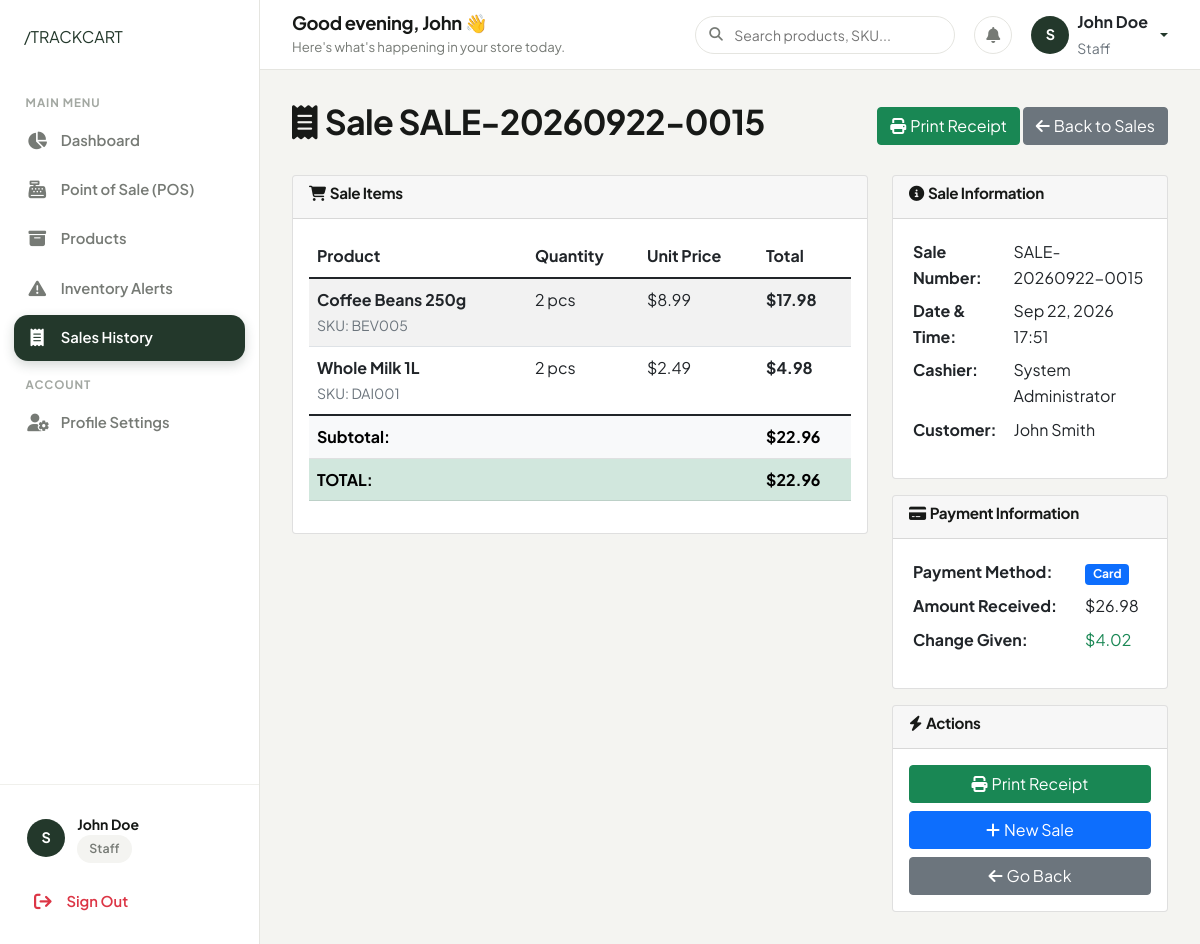
The app's page /sales/31/detail/ (signed in) with its own data.
### authentication/models.py (models this page shows, shortened)
class UserProfile(models.Model):
    ROLE_CHOICES = [
        ('admin', 'Admin'),
        ('staff', 'Staff'),
    ]
    user = models.OneToOneField(User, on_delete=models.CASCADE)
    role = models.CharField(max_length=10, choices=ROLE_CHOICES, default='staff')
    phone = models.CharField(max_length=15, blank=True, null=True)
    address = models.TextField(blank=True, null=True)
    created_at = models.DateTimeField(auto_now_add=True)
    updated_at = models.DateTimeField(auto_now=True)
    @property
    def is_admin(self):
        return self.role == 'admin'

### sales/models.py (models this page shows, shortened)
class Sale(models.Model):
    PAYMENT_METHODS = [
        ('cash', 'Cash'),
        ('card', 'Card'),
        ('upi', 'UPI'),
        ('credit', 'Credit'),
    ]
    sale_number = models.CharField(max_length=50, unique=True, editable=False)
    customer_name = models.CharField(max_length=200, blank=True, null=True)
    customer_phone = models.CharField(max_length=15, blank=True, null=True)
    customer_email = models.EmailField(blank=True, null=True)
    total_amount = models.DecimalField(max_digits=10, decimal_places=2, default=0)
    discount_amount = models.DecimalField(max_digits=10, decimal_places=2, default=0, validators=[MinValueValidator(Decimal('0'))])
    tax_amount = models.DecimalField(max_digits=10, decimal_places=2, default=0, validators=[MinValueValidator(Decimal('0'))])
    payment_method = models.CharField(max_length=20, choices=PAYMENT_METHODS, default='cash')
    payment_received = models.DecimalField(max_digits=10, decimal_places=2, default=0)
    change_amount = models.DecimalField(max_digits=10, decimal_places=2, default=0)
    notes = models.TextField(blank=True, null=True)
    created_by = models.ForeignKey(User, on_delete=models.PROTECT)
    created_at = models.DateTimeField(auto_now_add=True)
    updated_at = models.DateTimeField(auto_now=True)
    class Meta:
        ordering = ['-created_at']
    @property
    def subtotal(self):
        return sum(item.total_price for item in self.items.all())

class SaleItem(models.Model):
    sale = models.ForeignKey(Sale, on_delete=models.CASCADE, related_name='items')
    product = models.ForeignKey(Product, on_delete=models.PROTECT)
    quantity = models.IntegerField(validators=[MinValueValidator(1)])
    unit_price = models.DecimalField(max_digits=10, decimal_places=2)
    total_price = models.DecimalField(max_digits=10, decimal_places=2, editable=False)

### products/models.py (models this page shows, shortened)
class Product(models.Model):
    name = models.CharField(max_length=200)
    sku = models.CharField(max_length=50, unique=True, help_text="Stock Keeping Unit")
    barcode = models.CharField(max_length=100, blank=True, null=True, unique=True)
    category = models.ForeignKey(Category, on_delete=models.PROTECT, related_name='products')
    description = models.TextField(blank=True, null=True)
    price = models.DecimalField(max_digits=10, decimal_places=2, validators=[MinValueValidator(Decimal('0.01'))])
    cost_price = models.DecimalField(max_digits=10, decimal_places=2, validators=[MinValueValidator(Decimal('0.00'))], help_text="Cost price for profit calculation")
    stock_quantity = models.IntegerField(default=0, validators=[MinValueValidator(0)])
    low_stock_threshold = models.IntegerField(default=10, validators=[MinValueValidator(0)], help_text="Alert when stock goes below this number")
    unit = models.CharField(max_length=20, default='pcs', help_text="Unit of measurement (e.g., pcs, kg, ltr)")
    expiry_date = models.DateField(blank=True, null=True)
    is_active = models.BooleanField(default=True)
    created_at = models.DateTimeField(auto_now_add=True)
    updated_at = models.DateTimeField(auto_now=True)
    class Meta:
        ordering = ['name']

### sales/views.py (the view)
# urls.py: path('<int:sale_id>/detail/', views.sale_detail, name='sale_detail'),
@login_required
def sale_detail(request, sale_id):
    sale = get_object_or_404(Sale, id=sale_id)
    return render(request, 'sales/sale_detail.html', {'sale': sale})

### templates/sales/sale_detail.html (shortened to what this page needs)
{% extends 'base.html' %}
{% block content %}
<div class="d-flex justify-content-between align-items-center mb-4">
    <h2><i class="fas fa-receipt me-2"></i>Sale {{ sale.sale_number }}</h2>
    <div>
        <a href="{% url 'sales:sale_receipt' sale.id %}" class="btn btn-success" target="_blank">
            <i class="fas fa-print me-1"></i>Print Receipt
        </a>
        <a href="{% url 'sales:sale_list' %}" class="btn btn-secondary">
            <i class="fas fa-arrow-left me-1"></i>Back to Sales
        </a>
    </div>
</div>
<div class="row">
    <div class="col-md-8">
        <div class="card">
            <div class="card-header">
                <h6><i class="fas fa-shopping-cart me-1"></i>Sale Items</h6>
            </div>
            <div class="card-body">
                <div class="table-responsive">
                    <table class="table table-striped">
                        <thead>
                            <tr>
                                <th>Product</th>
                                <th>Quantity</th>
                                <th>Unit Price</th>
                                <th>Total</th>
                            </tr>
                        </thead>
                        <tbody>
                            {% for item in sale.items.all %}
                            <tr>
                                <td>
                                    <strong>{{ item.product.name }}</strong><br>
                                    <small class="text-muted">SKU: {{ item.product.sku }}</small>
                                </td>
                                <td>{{ item.quantity }} {{ item.product.unit }}</td>
                                <td>${{ item.unit_price }}</td>
                                <td><strong>${{ item.total_price }}</strong></td>
                            </tr>
                            {% endfor %}
                        </tbody>
                        <tfoot>
                            <tr class="table-light">
                                <td colspan="3"><strong>Subtotal:</strong></td>
                                <td><strong>${{ sale.subtotal }}</strong></td>
                            </tr>
                            <tr class="table-success">
                                <td colspan="3"><strong>TOTAL:</strong></td>
                                <td><strong>${{ sale.total_amount }}</strong></td>
                            </tr>
                        </tfoot>
                    </table>
                </div>
            </div>
        </div>
    </div>
    <div class="col-md-4">
        <div class="card">
            <div class="card-header">
                <h6><i class="fas fa-info-circle me-1"></i>Sale Information</h6>
            </div>
            <div class="card-body">
                <table class="table table-borderless table-sm">
                    <tr>
                        <td><strong>Sale Number:</strong></td>
                        <td>{{ sale.sale_number }}</td>
                    </tr>
                    <tr>
                        <td><strong>Date & Time:</strong></td>
                        <td>{{ sale.created_at|date:"M d, Y H:i" }}</td>
                    </tr>
                    <tr>
                        <td><strong>Cashier:</strong></td>
                        <td>{{ sale.created_by.get_full_name|default:sale.created_by.username }}</td>
                    </tr>
                    <tr>
                        <td><strong>Customer:</strong></td>
                        <td>{{ sale.customer_name|default:"Walk-in Customer" }}</td>
                    </tr>
                </table>
            </div>
        </div>
        <div class="card mt-3">
            <div class="card-header">
                <h6><i class="fas fa-credit-card me-1"></i>Payment Information</h6>
            </div>
            <div class="card-body">
                <table class="table table-borderless table-sm">
                    <tr>
                        <td><strong>Payment Method:</strong></td>
                        <td>
                            <span class="badge bg-{% if sale.payment_method == 'cash' %}success{% elif sale.payment_method == 'card' %}primary{% elif sale.payment_method == 'upi' %}info{% else %}warning{% endif %}">
                                {{ sale.get_payment_method_display }}
                            </span>
                        </td>
                    </tr>
                    <tr>
                        <td><strong>Amount Received:</strong></td>
                        <td>${{ sale.payment_received }}</td>
                    </tr>
                    {% if sale.change_amount > 0 %}
                    <tr>
                        <td><strong>Change Given:</strong></td>
                        <td><span class="text-success">${{ sale.change_amount }}</span></td>
                    </tr>
                    {% endif %}
                </table>
            </div>
        </div>
        <div class="card mt-3">
            <div class="card-header">
                <h6><i class="fas fa-bolt me-1"></i>Actions</h6>
            </div>
            <div class="card-body">
                <div class="d-grid gap-2">
                    <a href="{% url 'sales:sale_receipt' sale.id %}" class="btn btn-success" target="_blank">
                        <i class="fas fa-print me-1"></i>Print Receipt
                    </a>
                    <a href="{% url 'sales:sale_create' %}" class="btn btn-primary">
                        <i class="fas fa-plus me-1"></i>New Sale
                    </a>
                    <button type="button" class="btn btn-secondary" onclick="window.history.back()">
                        <i class="fas fa-arrow-left me-1"></i>Go Back
                    </button>
                </div>
            </div>
        </div>
    </div>
</div>
{% endblock %}

### templates/components/sidebar.html (shortened to what this page needs)
{% load static %}
<aside class="sidebar">
    <div>
        <div class="sidebar-header">
            <a href="{% url 'home' %}" class="brand-slash-logo">
                /TRACKCART
            </a>
        </div>
        <ul class="sidebar-nav">
            <li class="sidebar-label">Main Menu</li>
            <li class="sidebar-item">
                <a href="{% url 'dashboard:dashboard' %}" class="sidebar-link {% if request.resolver_match.url_name == 'dashboard' %}active{% endif %}">
                    <i class="fas fa-chart-pie"></i>
                    <span>Dashboard</span>
                </a>
            </li>
            {% if not user.userprofile.is_admin %}
            <li class="sidebar-item">
                <a href="{% url 'sales:sale_create' %}" class="sidebar-link {% if request.resolver_match.url_name == 'sale_create' %}active{% endif %}">
                    <i class="fas fa-cash-register"></i>
                    <span>Point of Sale (POS)</span>
                </a>
            </li>
            {% endif %}
            <li class="sidebar-item">
                <a href="{% url 'products:product_list' %}" class="sidebar-link ">
                    <i class="fas fa-box-archive"></i>
                    <span>Products</span>
                </a>
            </li>
            <li class="sidebar-item">
                <a href="{% url 'products:low_stock_alert' %}" class="sidebar-link {% if request.resolver_match.url_name == 'low_stock_alert' %}active{% endif %}">
                    <i class="fas fa-triangle-exclamation"></i>
                    <span>Inventory Alerts</span>
                </a>
            </li>
            <li class="sidebar-item">
                <a href="{% url 'sales:sale_list' %}" class="sidebar-link {% if 'sale' in request.resolver_match.url_name and request.resolver_match.url_name != 'sale_create' %}active{% endif %}">
                    <i class="fas fa-receipt"></i>
                    <span>Sales History</span>
                </a>
            </li>
            <li class="sidebar-label">Account</li>
            <li class="sidebar-item">
                <a href="{% url 'authentication:profile' %}" class="sidebar-link {% if request.resolver_match.url_name == 'profile' %}active{% endif %}">
                    <i class="fas fa-user-gear"></i>
                    <span>Profile Settings</span>
                </a>
            </li>
        </ul>
    </div>
    <div class="sidebar-footer">
        <div class="sidebar-user-card mb-2">
            <div class="user-avatar">
                {{ user.username|slice:":1"|upper }}
            </div>
            <div class="user-info">
                <div class="user-name">{{ user.get_full_name|default:user.username }}</div>
                <div class="user-role-badge">
                    <span class="tc-badge {% if user.userprofile.is_admin %}tc-badge-success{% else %}tc-badge-neutral{% endif %}">
                        {{ user.userprofile.get_role_display }}
                    </span>
                </div>
            </div>
        </div>
        <a href="{% url 'authentication:logout' %}" class="sidebar-link text-danger">
            <i class="fas fa-arrow-right-from-bracket"></i>
            <span>Sign Out</span>
        </a>
    </div>
</aside>

### templates/components/topbar.html (shortened to what this page needs)
{% load static %}
<header class="dashboard-topbar">
    <div class="d-flex align-items-center gap-3">
        <div class="topbar-welcome">
            <h4>Good {% if now.hour < 12 %}morning{% elif now.hour < 17 %}afternoon{% else %}evening{% endif %}, {{ user.first_name|default:user.username }} 👋</h4>
            <p>Here's what's happening in your store today.</p>
        </div>
    </div>
    <div class="topbar-actions">
        <div class="search-box-custom">
            <i class="fas fa-magnifying-glass"></i>
            <input type="text" id="globalSearchInput" class="form-control-custom" placeholder="Search products, SKU...">
        </div>
        <a href="{% url 'products:low_stock_alert' %}" class="topbar-icon-btn" title="Stock Alerts">
            <i class="fas fa-bell"></i>
        </a>
        <div class="dropdown">
            <a href="#" class="d-flex align-items-center gap-2 text-decoration-none dropdown-toggle" id="userMenuDropdown" data-bs-toggle="dropdown" aria-expanded="false">
                <div class="user-avatar">
                    {{ user.username|slice:":1"|upper }}
                </div>
                <div class="d-none d-md-block text-start">
                    <div class="fw-bold text-dark fs-6 line-height-1">{{ user.get_full_name|default:user.username }}</div>
                    <small class="text-muted text-capitalize">{{ user.userprofile.role }}</small>
                </div>
            </a>
        </div>
    </div>
</header>

### records on screen
Sale: sale_number "SALE-20260922-0015", subtotal "22.96", total_amount "22.96", created_at "Sep 22, 2026 17:51", created_by.get_full_name "System Administrator", customer_name "John Smith", payment_method "Card", payment_received "26.98", change_amount "4.02"
SaleItem: product.name "Coffee Beans 250g", product.sku "BEV005", quantity "2", product.unit "pcs", unit_price "8.99", total_price "17.98"
SaleItem: product.name "Whole Milk 1L", product.sku "DAI001", quantity "2", product.unit "pcs", unit_price "2.49", total_price "4.98"

### other values on screen
{{ user.username|slice:":1"|upper }} "S"
{{ user.get_full_name|default:user.username }} "John Doe"
{{ user.userprofile.get_role_display }} "Staff"
{{ user.first_name|default:user.username }} "John"
{{ user.userprofile.role }} "Staff"
